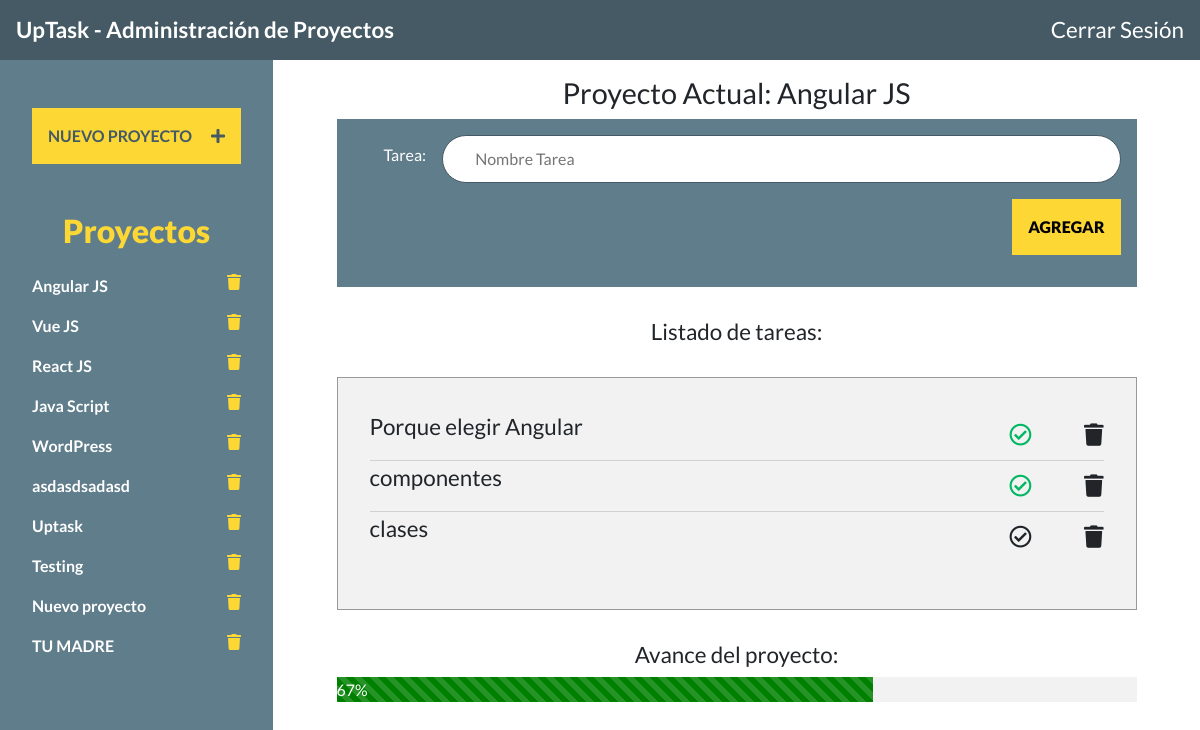
The page /index.php?id_proyecto=1 (signed in) on the database its author committed.
### tables this page shows
CREATE TABLE `proyectos` (
  `id` int(11) NOT NULL,
  `nombre` varchar(100) NOT NULL
);

CREATE TABLE `tareas` (
  `id` int(11) NOT NULL,
  `nombre` varchar(100) NOT NULL,
  `estado` int(1) NOT NULL DEFAULT 0,
  `id_proyecto` int(11) NOT NULL
);

### inc/funciones/funciones.php (called while the page is built)
<?php
function obtenerPaginaActual()
{
    $archivo = basename($_SERVER['PHP_SELF']);
    $pagina = str_replace(".php", "", $archivo);
    return $pagina;
}
function obtenerProyectos()
{
    include 'conexion.php';
    try {
        return $conn->query("SELECT id, nombre FROM proyectos");
    } catch (Exception $e) {
        echo "Error!: " . $e->getMessage();
        return false;
    }
}
function obtenerNombreProyecto($id = null)
{
    include 'conexion.php';
    try {
        return $conn->query("SELECT nombre FROM proyectos WHERE id = {$id}");
    } catch (Exception $e) {
        echo "Error!: " . $e->getMessage();
        return false;
    }
}
function obtenerTareasProyecto($id = null)
{
    include 'conexion.php';
    try {
        return $conn->query("SELECT id, nombre, estado FROM tareas WHERE id_proyecto = {$id}");
    } catch (Exception $e) {
        echo "Error!: " . $e->getMessage();
        return false;
    }
}

### index.php (the view, shortened to what this page needs)
<?php
include 'inc/templates/header.php';
include 'inc/templates/barra.php';
$id_proyecto = null;
if (isset($_GET['id_proyecto'])) {
    $id_proyecto = $_GET['id_proyecto'];
}
?>
<div class="contenedor">
    <?php include 'inc/templates/sidebar.php'; ?>
    <main class="contenido-principal ocultar">
        <?php $proyecto = obtenerNombreProyecto($id_proyecto);
        if ($proyecto) : ?>
            <h1>Proyecto Actual:
                <?php foreach ($proyecto as $nombre) : ?>
                    <span><?php echo $nombre['nombre']; ?></span>
                <?php endforeach; ?>
            </h1>
            <form action="#" class="agregar-tarea">
                <div class="campo">
                    <label for="tarea">Tarea:</label>
                    <input type="text" placeholder="Nombre Tarea" class="nombre-tarea">
                </div>
                <div class="campo enviar">
                    <input type="submit" class="boton nueva-tarea" value="Agregar">
                </div>
            </form>
        <?php
        else :
            echo "<p>Selecciona un Proyecto ala izquierda</p>";
        endif; ?>
        <h2>Listado de tareas:</h2>
        <div class="listado-pendientes">
            <ul>
                <?php
                $tareas = obtenerTareasProyecto($id_proyecto);
                if ($tareas->num_rows > 0) {
                    foreach ($tareas as $tarea) : ?>
                        <li id="tarea:<?php echo $tarea['id'] ?>" class="tarea">
                            <p><?php echo $tarea['nombre'] ?></p>
                            <div class="acciones">
                                <i class="far fa-check-circle <?php echo $tarea['estado'] === '1' ? 'completo' : '' ?>"></i>
                                <i class="fas fa-trash"></i>
                            </div>
                        </li>
                <?php endforeach;
                } else {
                    echo "<p class ='lista-vacia'>No hay tareas en este proyecto</p>";
                }
                ?>
            </ul>
        </div>
        <div class="avance">
            <h2>Avance del proyecto: </h2>
            <div id="barra-avance" class="barra-avance">
                <div class="porcentaje" id="porcentaje"></div>
            </div>
        </div>
    </main>
</div>
<?php include 'inc/templates/footer.php' ?>

### inc/templates/header.php (shortened to what this page needs)
<!DOCTYPE html>
<?php include 'inc/funciones/funciones.php'; ?>
<html lang="en">
<head>
    <link rel="stylesheet" href="css/fontawesome-all.min.css">
    <link rel="stylesheet" href="https://necolas.github.io/normalize.css/8.0.0/normalize.css">
    <link rel="stylesheet" href="css/sweetalert2.min.css">
    <link rel="stylesheet" href="css/bootstrap.min.css">
    <link rel="stylesheet" href="css/style.css">
</head>
<body class="<?php echo obtenerPaginaActual(); ?>">

### inc/templates/barra.php
<div class="barra">
    <h1>UpTask - Administración de Proyectos</h1>
    <a href="login.php?cerrar_sesion=true">Cerrar Sesión</a>
</div>

### inc/templates/sidebar.php
<aside class="contenedor-proyectos">
    <div class="panel crear-proyecto">
        <a href="#" class="boton">Nuevo Proyecto <i class="fas fa-plus"></i> </a>
    </div>
    <div class="panel lista-proyectos">
        <h2>Proyectos</h2>
        <ul id="proyectos" class="proyectos">
            <?php
            $proyectos = obtenerProyectos();
            if ($proyectos) {
                foreach ($proyectos as $proyecto) { ?>
                    <li>
                        <a href="index.php?id_proyecto=<?php echo $proyecto['id'] ?>" id="proyecto:<?php echo $proyecto['id'] ?>">
                            <?php echo $proyecto['nombre'] ?>
                            <i class="fas fa-trash"></i>
                        </a>
                    </li>
            <?php  }
            }
            ?>
        </ul>
    </div>
</aside>

### inc/templates/footer.php (shortened to what this page needs)
</body>
</html>

### css/style.css (style rules this page uses)
html { box-sizing: border-box; }
*, *:before, *:after { box-sizing: inherit; }
body { font-family: 'Lato', sans-serif; min-height: 100%; }
.campo { display: flex; margin-bottom: 1rem; align-items: center; flex-wrap: wrap; }
.campo label { flex: 1 1 10%; text-align: center; padding-right: .5rem; }
@media (min-width: 768px) { .campo { flex-wrap: nowrap; } }
@media (min-width: 768px) { .campo label { text-align: right; padding-right: 1rem; } }
.campo input[type="text"], .campo input[type="password"] { height: 3rem; border: 0; flex: 2 0 85%; border: 1px solid #455A64; border-radius: 5rem; padding-left: 2rem; }
.enviar { justify-content: center; }
@media (min-width: 768px) { .enviar { justify-content: flex-end; } }
.boton { background-color: #FDD835; text-align: center; transition: background-color .5s ease-in-out; display: block; padding: 1rem; text-transform: uppercase; font-weight: 400; border: none; font-weight: 900; }
body.index { height: 100vh; }
.barra { background-color: #455A64; padding: 1rem; height: 60px; display: flex; justify-content: space-between; align-items: center; }
.barra h1 { color: white; margin: 0; font-size: 1rem; font-weight: bold; }
.barra a { color: white; text-decoration: none; font-size: .9rem; }
@media (min-width: 768px) { .barra h1, .barra a { font-size: 1.4rem; } }
.contenedor-proyectos { background-color: #607D8B; padding-top: 1rem; }
@media (min-width: 768px) { .contenedor-proyectos { min-height: 100vh; max-width: 300px; } }
.panel { padding: 1rem; margin: 1rem; }
.panel a { color: white; font-weight: bold; text-decoration: none; }
.panel h2 { color: #FDD835; font-weight: 900; text-align: center; font-size: 2rem; margin: 0; }
.crear-proyecto i { margin-left: 1rem; }
.crear-proyecto a { color: #455A64; }
.lista-proyectos ul { list-style: none; padding: 1.5rem 0 0 0; margin: 0; }
.lista-proyectos ul li { margin-bottom: 1rem; }
.lista-proyectos ul li a { display: flex; justify-content: space-between; }
.lista-proyectos ul li a i { color: #FDD835; }
.contenedor { display: flex; flex-flow: column; }
@media (min-width: 768px) { .contenedor { height: calc( 100% - 60px); } }
@media (min-width: 768px) { .contenedor { flex-flow: row; } }
.contenido-principal { flex: 3 1 70%; padding: 1rem; overflow: hidden; order: 2; }
.contenido-principal h1, .contenido-principal h2 { text-align: center; }
.contenido-principal h1 { font-size: 1.8rem; }
.contenido-principal h2 { font-size: 1.4rem; margin-top: 2rem; }
.contenido-principal h1 span { font-weight: 400; }
.agregar-tarea { max-width: 800px; width: 90%; background-color: #607D8B; margin: 0 auto; padding: 1rem; color: white; transition: background-color .5s ease-in-out; }
.agregar-tarea .campo { justify-content: flex-end; }
.listado-pendientes { background-color: #F2F2F2; max-width: 800px; width: 90%; margin: 2rem auto 0 auto; padding: 2rem; border: 1px solid #999; flex: 1 6 30%; order: 1; }
.listado-pendientes ul { padding: 0; list-style: none; }
.listado-pendientes ul li { display: flex; align-items: center; justify-content: space-between; font-size: 1.2rem; border-bottom: 1px solid #d1d1d1; }
@media (min-width: 768px) { .listado-pendientes ul li { font-size: 1.4rem; } }
.listado-pendientes ul li:last-of-type { border-bottom: none; }
.listado-pendientes ul li i { cursor: pointer; }
.acciones i:last-child { margin-left: 1rem; }
@media (min-width: 480px) { .acciones i:last-child { margin-left: 3rem; } }
.completo { color: #00B762; }
.barra-avance { height: 25px; width: 90%; margin: 0 auto; max-width: 800px; background-color: #f2f2f2; }
.porcentaje { height: 100%; background-color: green; background-image: linear-gradient(45deg, rgba(255, 255, 255, .15) 25%, transparent 25%, transparent 50%, rgba(255, 255, 255, .15) 50%, rgba(255, 255, 255, .15) 75%, transparent 75%, transparent); background-size: 1rem 1rem; transition: width .5s ease; display: flex; margin-bottom: 1rem; align-items: center; color: white; }

### rows shown on the page
proyectos: nombre "Angular JS"
proyectos: nombre "Vue JS"
proyectos: nombre "React JS"
proyectos: nombre "Java Script"
proyectos: nombre "WordPress"
proyectos: nombre "asdasdsadasd"
proyectos: nombre "Uptask"
proyectos: nombre "Testing"
proyectos: nombre "Nuevo proyecto"
proyectos: nombre "TU MADRE"
tareas: nombre "Porque elegir Angular", estado 1 (drawn)
tareas: nombre "componentes", estado 1 (drawn)
tareas: nombre "clases", estado 0 (drawn)
